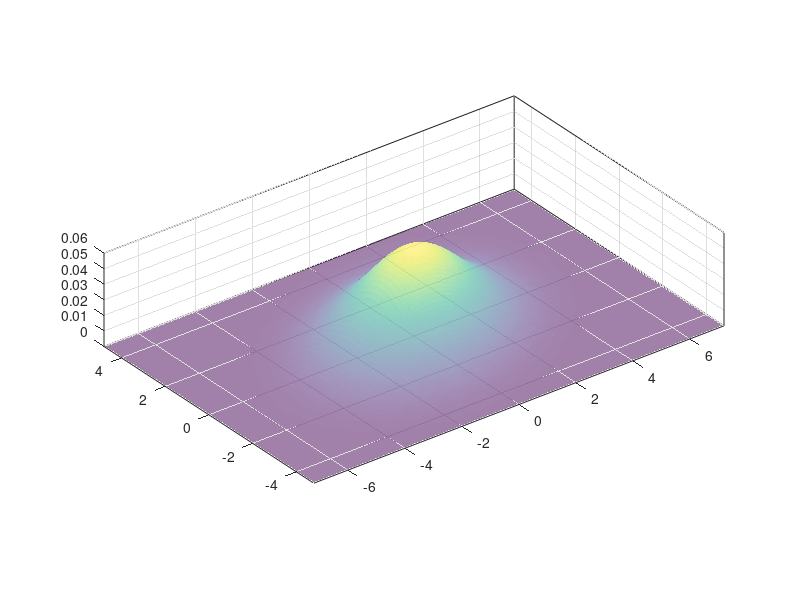

Source code (MATLAB): (Note: this script raises an error after producing the figure.)
%%
clear;
close all;

mu = [0 0];
% eigenvectors
v1 = [2;1]/vecnorm([2;1]);
v2 = [-1;2]/vecnorm([-1;2]);
V = [v1,v2];
D = diag([4 2]);
Di = inv(D);

D12 = sqrt(D);
D12_i = inv(D12);

Q = V*D12;
Qi = D12_i * V.';
P = V*D*V.';
Pi = V*Di*V.';

f = @(x, y, mu, P, Pi) 1/(2*pi*sqrt(det(P))) * ...
    exp(-1/2 * ( (x-mu(1)).^2 * Pi(1,1) + (y-mu(2)).^2 * Pi(2,2) + 2*(x-mu(1)).*(y-mu(2))*Pi(1,2) ));

f_level = @(c, P) 1/(2*pi*sqrt(det(P))) * exp(-1/2 * c^2);

a = 2;
nPoints = 100;
xrange = linspace(mu(1) - a*P(1), mu(1) + a*P(1), nPoints);
yrange = linspace(mu(2) - a*P(2,2), mu(2) + a*P(2,2), nPoints);

[X,Y] = meshgrid(xrange, yrange);
Z = f(X,Y, mu, P, Pi);

surfPlt = surf(X,Y,Z, 'FaceAlpha', .5, 'LineStyle', 'none');
daspect([1 1 .02])

hold on;

c = 1;
levels = [f_level(c, P), f_level(c, P)];
contour(X,Y,Z,levels)


hold on;

quiver(0,0,v1(1),v1(2),'AutoScale','off');
quiver(0,0,v2(1),v2(2),'AutoScale','off');

quiver(0,0,Q(1,1),Q(2,1),'AutoScale','off');
quiver(0,0,Q(1,2),Q(2,2),'AutoScale','off');


box on;


Points = [];
for x=xrange
    for y=yrange
        p = [x;y];
        if p.'*Pi*p < c^2 
            Points = [Points;p.'];
        end
    end
end

plot(Points(:,1), Points(:,2), 'bo');

% axis equal;

%%
dt = delaunayTriangulation(Points)
IC = incenter(dt);
triplot(dt)
hold on
plot(IC(:,1),IC(:,2),'*r')

cl = dt.ConnectivityList;
triCount = size(cl,1);

areaVec = zeros(triCount, 1);
for i=1:triCount
    areaVec(i) = 1/2 * abs(det(...
        [1,1,1;Points(cl(i,1), 1), Points(cl(i,2), 1), Points(cl(i,3), 1); ...
        Points(cl(i,1), 2), Points(cl(i,2), 2), Points(cl(i,3), 2)]));
end

f2 = @(x,y) 1/(2*pi) * exp(-1/2 *(x.^2 + y.^2));

z = arrayfun(@(x,y) f(x,y, mu, P, Pi), IC(:,1), IC(:,2), 'UniformOutput', true);
integral_val = areaVec.' * z

z1 = arrayfun(@(x,y) f(x,y, mu, P, Pi), dt.Points(:,1), dt.Points(:,2), 'UniformOutput', true);
int1 = integrateTriangulation(dt, z1)

fh = @(c) 1 - exp(-1/2 * c.^2);
fh(c)
%%
function int = integrateTriangulation(trep, z)
P = trep.Points; T = trep.ConnectivityList;
d21 = P(T(:,2),:)-P(T(:,1),:);
d31 = P(T(:,3),:)-P(T(:,1),:);
areas = abs(1/2*(d21(:,1).*d31(:,2)-d21(:,2).*d31(:,1)));
int = areas.' * mean(z(T),2);
end